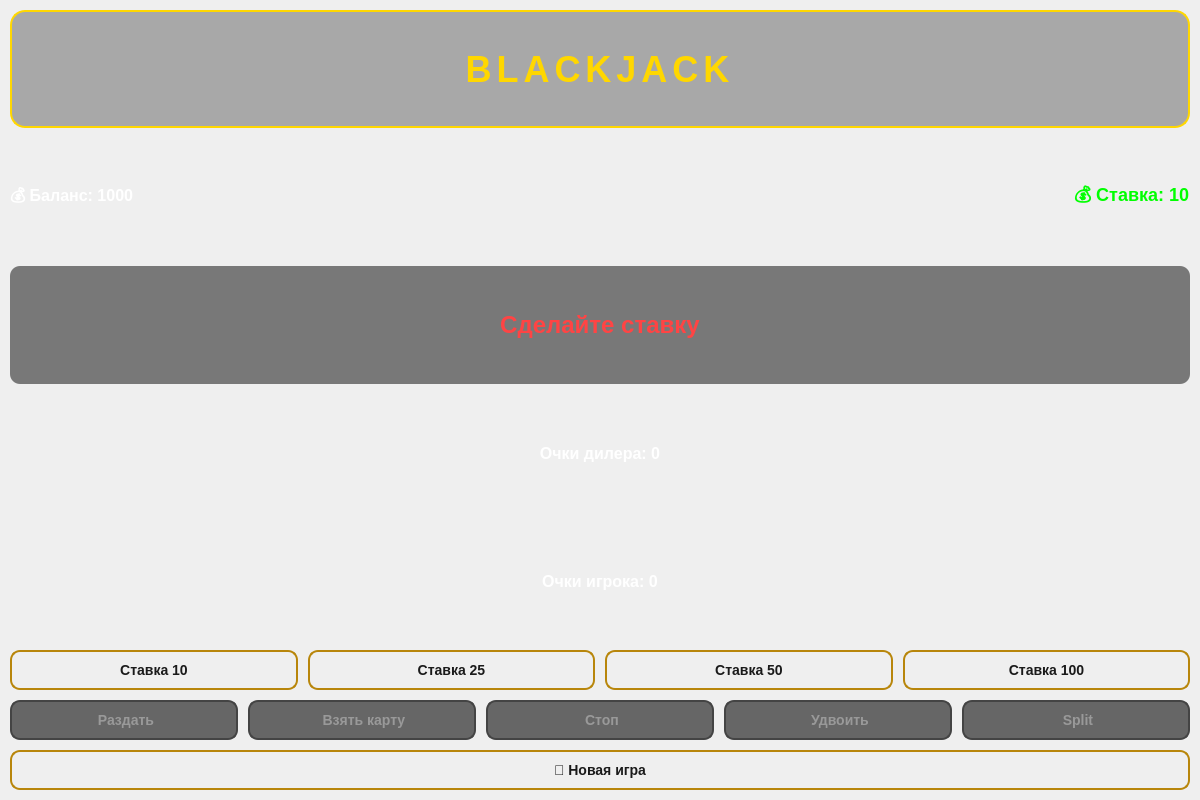
<?xml version="1.0" encoding="UTF-8"?>
<ui version="4.0">
 <class>MainWindow</class>
 <widget class="QMainWindow" name="MainWindow">
  <property name="geometry">
   <rect>
    <x>0</x>
    <y>0</y>
    <width>1200</width>
    <height>800</height>
   </rect>
  </property>
  <property name="windowTitle">
   <string>BLACKJACK - Стихии</string>
  </property>
  <property name="styleSheet">
   <string notr="true">
   QMainWindow {
           background-image: url(:/images/background.jpg);
           background-repeat: no-repeat;
           background-position: center;
           background-attachment: fixed;
       }
    QPushButton {
        background: qlineargradient(x1:0, y1:0, x2:0, y2:1,
            stop:0 #f5d742, stop:1 #d4a820);
        border: 2px solid #b8860b;
        border-radius: 10px;
        padding: 10px 20px;
        font-size: 14px;
        font-weight: bold;
        color: #1a1a1a;
        min-width: 80px;
    }
    QPushButton:hover {
        background: qlineargradient(x1:0, y1:0, x2:0, y2:1,
            stop:0 #ffe44d, stop:1 #e8b830);
        border-color: #d4a020;
    }
    QPushButton:pressed {
        background: qlineargradient(x1:0, y1:0, x2:0, y2:1,
            stop:0 #d4a820, stop:1 #b8860b);
    }
    QPushButton:disabled {
        background: #666666;
        border-color: #444444;
        color: #999999;
    }
    QLabel {
        color: white;
        font-size: 16px;
        font-weight: bold;
    }
    QLabel#scoreLabel {
        font-size: 20px;
        color: #ffd700;
    }
    QLabel#statusLabel {
        font-size: 24px;
        color: #ff4444;
        background: rgba(0,0,0,0.5);
        border-radius: 10px;
        padding: 10px;
    }
    QLabel#betLabel {
        font-size: 18px;
        color: #00ff00;
    }
    /* Стиль для заголовка */
    QLabel#titleLabel {
        font-size: 36px;
        font-weight: bold;
        color: #ffd700;
        background: rgba(0,0,0,0.3);
        border: 2px solid #ffd700;
        border-radius: 15px;
        padding: 10px;
        letter-spacing: 5px;
    }
   </string>
  </property>
  <widget class="QWidget" name="centralWidget">
   <layout class="QVBoxLayout" name="verticalLayout">
    <property name="spacing">
     <number>10</number>
    </property>
    <property name="margin">
     <number>10</number>
    </property>
    <item>
     <!-- ЗАГОЛОВОК BLACKJACK -->
     <widget class="QLabel" name="titleLabel">
      <property name="text">
       <string> BLACKJACK </string>
      </property>
      <property name="alignment">
       <set>Qt::AlignCenter</set>
      </property>
     </widget>
    </item>
    <item>
     <layout class="QHBoxLayout" name="topLayout">
      <item>
       <widget class="QLabel" name="moneyLabel">
        <property name="text">
         <string>💰 Баланс: 1000</string>
        </property>
       </widget>
      </item>
      <item>
       <spacer>
        <property name="orientation">
         <enum>Qt::Horizontal</enum>
        </property>
        <property name="sizeHint" stdset="0">
         <size>
          <width>40</width>
          <height>20</height>
         </size>
        </property>
       </spacer>
      </item>
      <item>
       <widget class="QLabel" name="betLabel">
        <property name="text">
         <string>💰 Ставка: 10</string>
        </property>
       </widget>
      </item>
     </layout>
    </item>
    <item>
     <widget class="QLabel" name="statusLabel">
      <property name="text">
       <string>Сделайте ставку</string>
      </property>
      <property name="alignment">
       <set>Qt::AlignCenter</set>
      </property>
     </widget>
    </item>
    <item>
     <layout class="QHBoxLayout" name="dealerLayout">
      <property name="alignment">
       <set>Qt::AlignCenter</set>
      </property>
     </layout>
    </item>
    <item>
     <widget class="QLabel" name="dealerScoreLabel">
      <property name="text">
       <string>Очки дилера: 0</string>
      </property>
      <property name="alignment">
       <set>Qt::AlignCenter</set>
      </property>
     </widget>
    </item>
    <item>
     <layout class="QHBoxLayout" name="playerLayout">
      <property name="alignment">
       <set>Qt::AlignCenter</set>
      </property>
     </layout>
    </item>
    <item>
     <widget class="QLabel" name="playerScoreLabel">
      <property name="text">
       <string>Очки игрока: 0</string>
      </property>
      <property name="alignment">
       <set>Qt::AlignCenter</set>
      </property>
     </widget>
    </item>
    <item>
     <layout class="QHBoxLayout" name="betLayout">
      <item>
       <widget class="QPushButton" name="bet10Button">
        <property name="text">
         <string>Ставка 10</string>
        </property>
       </widget>
      </item>
      <item>
       <widget class="QPushButton" name="bet25Button">
        <property name="text">
         <string>Ставка 25</string>
        </property>
       </widget>
      </item>
      <item>
       <widget class="QPushButton" name="bet50Button">
        <property name="text">
         <string>Ставка 50</string>
        </property>
       </widget>
      </item>
      <item>
       <widget class="QPushButton" name="bet100Button">
        <property name="text">
         <string>Ставка 100</string>
        </property>
       </widget>
      </item>
     </layout>
    </item>
    <item>
     <layout class="QHBoxLayout" name="buttonLayout">
      <item>
       <widget class="QPushButton" name="dealButton">
        <property name="text">
         <string> Раздать</string>
        </property>
        <property name="enabled">
         <bool>false</bool>
        </property>
       </widget>
      </item>
      <item>
       <widget class="QPushButton" name="hitButton">
        <property name="text">
         <string> Взять карту</string>
        </property>
        <property name="enabled">
         <bool>false</bool>
        </property>
       </widget>
      </item>
      <item>
       <widget class="QPushButton" name="standButton">
        <property name="text">
         <string> Стоп</string>
        </property>
        <property name="enabled">
         <bool>false</bool>
        </property>
       </widget>
      </item>
      <item>
       <widget class="QPushButton" name="doubleButton">
        <property name="text">
         <string> Удвоить</string>
        </property>
        <property name="enabled">
         <bool>false</bool>
        </property>
       </widget>
      </item>
      <item>
       <widget class="QPushButton" name="splitButton">
        <property name="text">
         <string> Split</string>
        </property>
        <property name="enabled">
         <bool>false</bool>
        </property>
       </widget>
      </item>
     </layout>
    </item>
    <item>
     <widget class="QPushButton" name="newGameButton">
      <property name="text">
       <string>🔄 Новая игра</string>
      </property>
     </widget>
    </item>
   </layout>
  </widget>
 </widget>
 <resources/>
 <connections/>
</ui>
